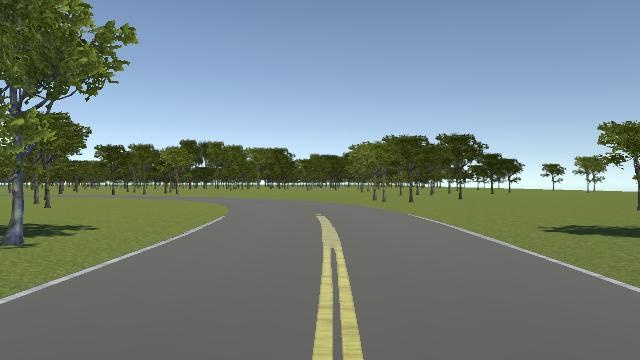
#> input picture img/_img_0.jpg, 640 x 360 px
$ python -i detectLane.py   (imports and definitions only)
#> lines starting #> are read from the running program, lines starting #| are printed output that depends on the picture; after the words box and inside, x2 and y2 are one past the last pixel; in counts of white or black regions, pixels touching at a corner belong together
import numpy as np
import cv2
import matplotlib.pyplot as plt
import matplotlib.axes as ax

def region_selection(image):
	"""
	Determine and cut the region of interest in the input image.
	Parameters:
		image: we pass here the output from canny where we have
		identified edges in the frame
	"""
	# create an array of the same size as of the input image
	mask = np.zeros_like(image)
	# if you pass an image with more then one channel
	if len(image.shape) > 2:
		channel_count = image.shape[2]
		ignore_mask_color = (255,) * channel_count
	# our image only has one channel so it will go under "else"
	else:
		# color of the mask polygon (white)
		ignore_mask_color = 255
	# creating a polygon to focus only on the road in the picture
	# we have created this polygon in accordance to how the camera was placed
	rows, cols = image.shape[:2]
	bottom_left = [cols * 0, rows * 1]
	top_left	 = [cols * 0, rows * 0.62]
	bottom_right = [cols * 1, rows * 1]
	top_right = [cols * 1, rows * 0.62]
	vertices = np.array([[bottom_left, top_left, top_right, bottom_right]], dtype=np.int32)
	# filling the polygon with white color and generating the final mask
	cv2.fillPoly(mask, vertices, ignore_mask_color)
	# performing Bitwise AND on the input image and mask to get only the edges on the road
	masked_image = cv2.bitwise_and(image, mask)
	return masked_image

def hough_transform(image):
	"""
	Determine and cut the region of interest in the input image.
	Parameter:
		image: grayscale image which should be an output from the edge detector
	"""
	# Distance resolution of the accumulator in pixels.
	rho = 1
	# Angle resolution of the accumulator in radians.
	theta = np.pi/180
	# Only lines that are greater than threshold will be returned.
	threshold = 20
	# Line segments shorter than that are rejected.
	minLineLength = 20
	# Maximum allowed gap between points on the same line to link them
	maxLineGap = 500
	# function returns an array containing dimensions of straight lines
	# appearing in the input image
	return cv2.HoughLinesP(image, rho = rho, theta = theta, threshold = threshold,
						minLineLength = minLineLength, maxLineGap = maxLineGap)

def average_slope_intercept(lines):
	"""
	Find the slope and intercept of the left and right lanes of each image.
	Parameters:
		lines: output from Hough Transform
	"""
	left_lines = [] #(slope, intercept)
	left_weights = [] #(length,)
	right_lines = [] #(slope, intercept)
	right_weights = [] #(length,)
	mid_line = []
	mid_weights =[]
	for line in lines:
		for x1, y1, x2, y2 in line:
			if x1 == x2:
				continue
			# calculating slope of a line
			slope = (y2 - y1) / (x2 - x1)
			# calculating intercept of a line
			intercept = y1 - (slope * x1)
			# calculating length of a line
			length = np.sqrt(((y2 - y1) ** 2) + ((x2 - x1) ** 2))
			# slope of left lane is negative and for right lane slope is positive
			left_lines.append((slope, intercept))
			left_weights.append((length))
			# [6 lines of commented-out code are left out]
	left_lane = np.dot(left_weights, left_lines) / np.sum(left_weights) if len(left_weights) > 0 else None
	right_lane = np.dot(right_weights, right_lines) / np.sum(right_weights) if len(right_weights) > 0 else None
	return left_lane, right_lane

def pixel_points(y1, y2, line):
	"""
	Converts the slope and intercept of each line into pixel points.
		Parameters:
			y1: y-value of the line's starting point.
			y2: y-value of the line's end point.
			line: The slope and intercept of the line.
	"""
	if line is None:
		return None
	slope, intercept = line
	x1 = int((y1 - intercept)/slope)
	x2 = int((y2 - intercept)/slope)
	y1 = int(y1)
	y2 = int(y2)
	return ((x1, y1), (x2, y2))

def lane_lines(image, lines):
	"""
	Create full lenght lines from pixel points.
		Parameters:
			image: The input test image.
			lines: The output lines from Hough Transform.
	"""
	left_lane, right_lane = average_slope_intercept(lines)
	y1 = image.shape[0]
	y2 = y1 * 0.6
	left_line = pixel_points(y1, y2, left_lane)
	right_line = pixel_points(y1, y2, right_lane)
	return left_line, right_line


def draw_lane_lines(image, lines, color=[255, 0, 0], thickness=12):
	"""
	Draw lines onto the input image.
		Parameters:
			image: The input test image (video frame in our case).
			lines: The output lines from Hough Transform.
			color (Default = red): Line color.
			thickness (Default = 12): Line thickness.
	"""
	line_image = np.zeros_like(image)
	for line in lines:
		if line is not None:
			cv2.line(line_image, *line, color, thickness)
	return cv2.addWeighted(image, 1.0, line_image, 1.0, 0.0)

def frame_processor(image):
	"""
	Process the input frame to detect lane lines.
	Parameters:
		image: image of a road where one wants to detect lane lines
		(we will be passing frames of video to this function)
	"""
	# convert the RGB image to Gray scale
	grayscale = cv2.cvtColor(image, cv2.COLOR_BGR2GRAY)
	# applying gaussian Blur which removes noise from the image
	# and focuses on our region of interest
	# size of gaussian kernel
	kernel_size = 9
	# Applying gaussian blur to remove noise from the frames
	blur = cv2.GaussianBlur(grayscale, (kernel_size, kernel_size), 0)
	# first threshold for the hysteresis procedure
	low_t = 60
	# second threshold for the hysteresis procedure
	high_t = 160
	# applying canny edge detection and save edges in a variable
	edges = cv2.Canny(blur, low_t, high_t)
	# since we are getting too many edges from our image, we apply
	# a mask polygon to only focus on the road
	# Will explain Region selection in detail in further steps
	region = region_selection(edges)


	dilation_kernel = np.ones((9, 9), np.uint8)
	erosion_kernel = np.ones((5, 5), np.uint8)
	dilation = cv2.dilate(region,dilation_kernel,iterations = 4)
	erosion = cv2.erode(dilation, erosion_kernel, iterations=7)

	contours, hierarchy = cv2.findContours(erosion,
    cv2.RETR_EXTERNAL, cv2.CHAIN_APPROX_NONE)
	cv2.drawContours(image, contours, -1, (0, 255, 0), 3)


	# Applying hough transform to get straight lines from our image
	# and find the lane lines
	# Will explain Hough Transform in detail in further steps
	hough = hough_transform(erosion)
	#lastly we draw the lines on our resulting frame and return it as output
	result = draw_lane_lines(image, lane_lines(image, hough))
	return image

# [7 lines of commented-out code are left out]

>>> import cv2
>>> picture = cv2.imread('img/_img_0.jpg')
#> picture is the input picture: shape (360, 640, 3); mean B, G, R 128.6, 130.6, 116.7
>>> result = frame_processor(picture)
#> in frame_processor, `blur = cv2.GaussianBlur(grayscale, (kernel_size, kernel_size), 0)`:
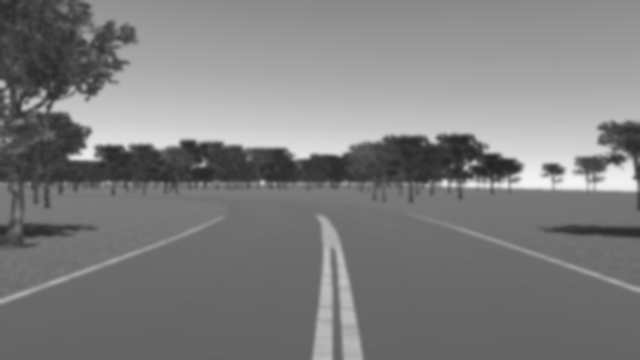
#> blur: shape (360, 640); min 36, max 245, mean 126.2
#> in frame_processor, `edges = cv2.Canny(blur, low_t, high_t)`:
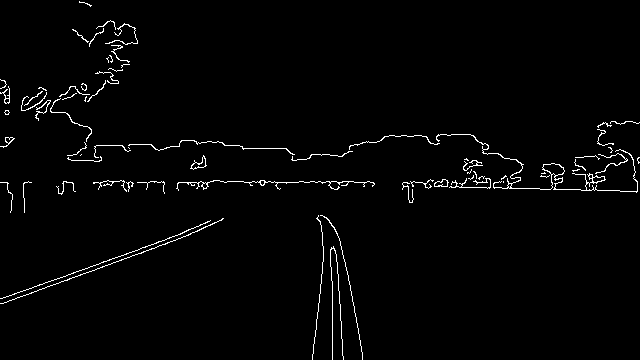
#> edges: shape (360, 640); 1.9% white in thin lines or dots
#> in region_selection, `cv2.fillPoly(mask, vertices, ignore_mask_color)`:
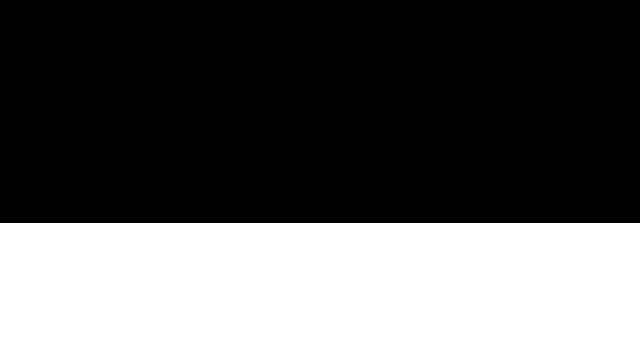
#> mask: shape (360, 640); 38.1% white; 1 white region, box (x1, y1, x2, y2) and area: (0, 223, 640, 360) 87680
#> in region_selection, `masked_image = cv2.bitwise_and(image, mask)`: masked_image: shape (360, 640); 0.42% white in thin lines or dots, all inside (x1, y1, x2, y2) = (0, 223, 363, 360)
#> in frame_processor, `dilation = cv2.dilate(region,dilation_kernel,iterations = 4)`:
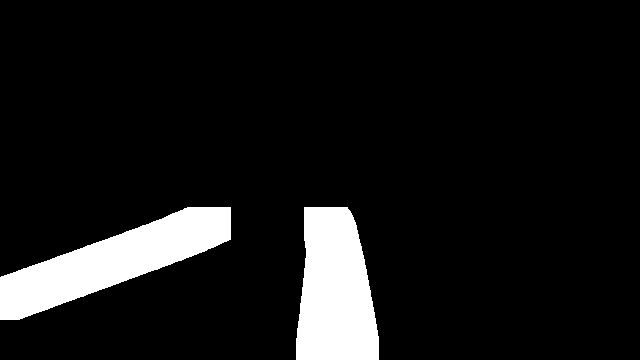
#> dilation: shape (360, 640); 9.2% white; 2 white regions, box (x1, y1, x2, y2) and area: (0, 207, 231, 320) 11030, (296, 207, 379, 360) 10181
#> in frame_processor, `erosion = cv2.erode(dilation, erosion_kernel, iterations=7)`:
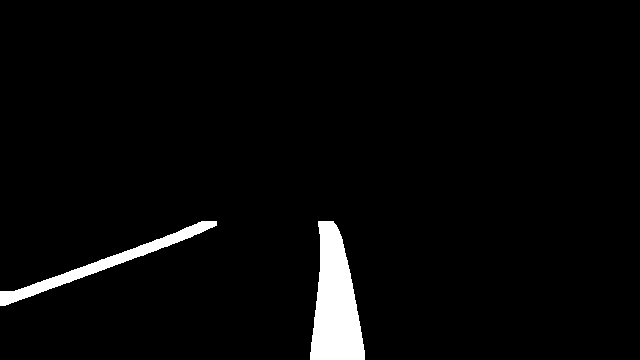
#> erosion: shape (360, 640); 3.2% white; 2 white regions
#> in frame_processor, `contours, hierarchy = cv2.findContours(erosion, cv2.RETR_EXTERNAL, cv2..`: contours = 2 contours; box (x1, y1, x2, y2) and area: (310, 221, 365, 360) 4898, (0, 221, 217, 306) 2166
#> in frame_processor, `hough = hough_transform(erosion)`: hough = 54 rows, first 6: [0, 296, 216, 225], [319, 221, 353, 359], [0, 302, 192, 236], [0, 303, 177, 242], [327, 359, 329, 221], [0, 298, 201, 232]
#> the loop in average_slope_intercept, `for line in lines:` made 54 passes
#> line on passes 1 to 12: [[0, 296, 216, 225]], [[319, 221, 353, 359]], [[0, 302, 192, 236]], [[0, 303, 177, 242]], [[327, 359, 329, 221]], [[0, 298, 201, 232]], [[0, 295, 215, 225]], [[333, 221, 355, 359]], [[0, 294, 213, 221]], [[320, 244, 350, 359]], [[315, 359, 322, 221]], [[338, 229, 359, 359]]
#> after the loop in average_slope_intercept, `for line in lines:`: left_lines = 52 pairs, first value -86 to 46, second value -15005 to 28567; left_weights = 52 values, max 227.4 at index 0, min 42.05 at index 37, mean 144.6
#> in average_slope_intercept, `left_lane = np.dot(left_weights, left_lines) / np.sum(left_weights) if..`: left_lane = [-4.12, 1538.5]
#> in pixel_points, `slope, intercept = line`: slope = -4.12; intercept = 1538.5
#> in pixel_points, `x1 = int((y1 - intercept)/slope)`: x1 = 286
#> in pixel_points, `x2 = int((y2 - intercept)/slope)`: x2 = 321
#> in lane_lines, `left_line = pixel_points(y1, y2, left_lane)`: left_line = ((286, 360), (321, 216))
#> in draw_lane_lines, `line_image = np.zeros_like(image)`: line_image: shape (360, 640, 3); every value is 0
#> the loop in draw_lane_lines, `for line in lines:` made 2 passes
#> line on passes 1 to 2: ((286, 360), (321, 216)), None
#> after the loop in draw_lane_lines, `for line in lines:`:
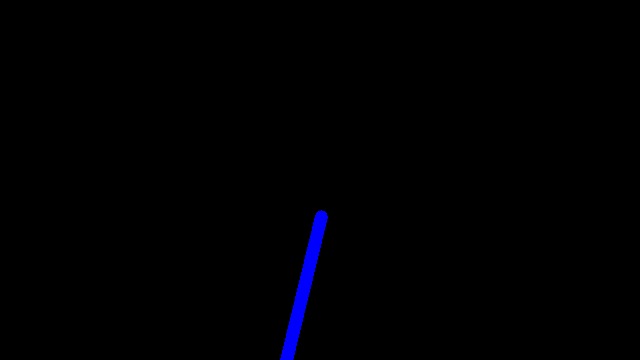
#> line_image: shape (360, 640, 3); mean B, G, R 2.2, 0, 0
#> in draw_lane_lines, `return cv2.addWeighted(image, 1.0, line_image, 1.0, 0.0)`:
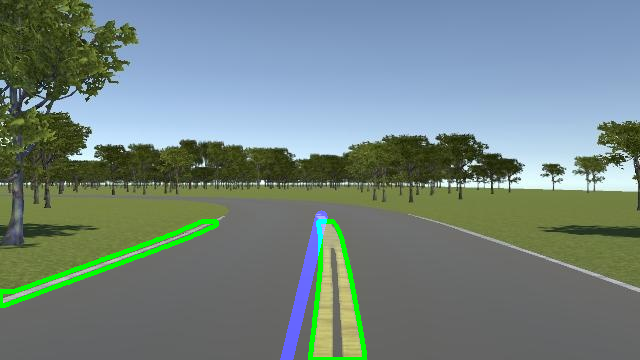
#> returned value: shape (360, 640, 3); mean of channels 0, 1, 2 128.4, 132.9, 114.8; drawn as B, G, R

$ run again, on img/_img_1.jpg
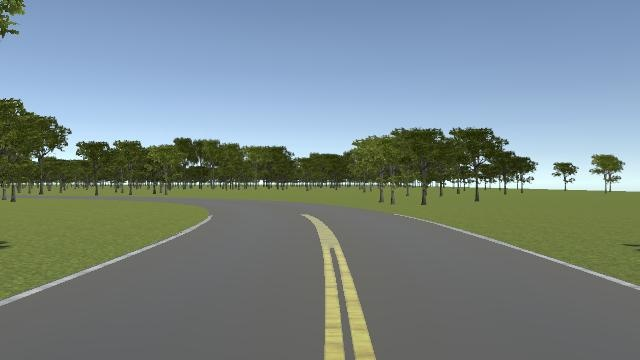
#> input picture img/_img_1.jpg, 640 x 360 px
#> picture is the input picture: shape (360, 640, 3); mean B, G, R 136.3, 135.3, 120.6
#> edges: shape (360, 640); 1.7% white in thin lines or dots
#> mask: shape (360, 640); 38.1% white; 1 white region, box (x1, y1, x2, y2) and area: (0, 223, 640, 360) 87680
#> masked_image: shape (360, 640); 0.43% white in thin lines or dots, all inside (x1, y1, x2, y2) = (0, 223, 376, 360)
#> dilation: shape (360, 640); 9.3% white; 2 white regions, box (x1, y1, x2, y2) and area: (0, 207, 223, 322) 10826, (296, 207, 392, 360) 10540
#> erosion: shape (360, 640); 3.2% white; 2 white regions
#> contours = 2 contours; box (x1, y1, x2, y2) and area: (310, 221, 378, 360) 4934, (0, 221, 209, 308) 2152
#> hough = 57 rows, first 6: [0, 302, 208, 222], [310, 222, 373, 359], [351, 268, 374, 359], [4, 307, 208, 225], [0, 299, 203, 221], [324, 221, 326, 359]
#> the loop in average_slope_intercept, `for line in lines:` made 57 passes
#> after the loop in average_slope_intercept, `for line in lines:`: left_lines = 54 pairs, first value -27.5 to 69, second value -22135 to 9510.5; left_weights = 54 values, max 224.3 at index 28, min 32.31 at index 48, mean 133
#> in average_slope_intercept, `left_lane = np.dot(left_weights, left_lines) / np.sum(left_weights) if..`: left_lane = [7.43, -2214.8]
#> slope = 7.43; intercept = -2214.8
#> x1 = 346
#> x2 = 327
#> left_line = ((346, 360), (327, 216))
#> the loop in draw_lane_lines, `for line in lines:` made 2 passes
#> line on passes 1 to 2: ((346, 360), (327, 216)), None
#> after the loop in draw_lane_lines, `for line in lines:`:
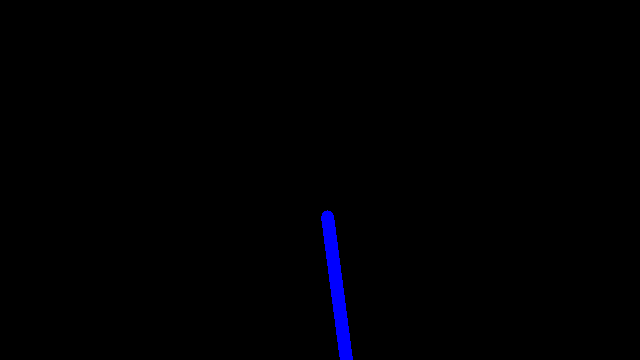
#> line_image: shape (360, 640, 3); mean B, G, R 2.2, 0, 0
#> in draw_lane_lines, `return cv2.addWeighted(image, 1.0, line_image, 1.0, 0.0)`:
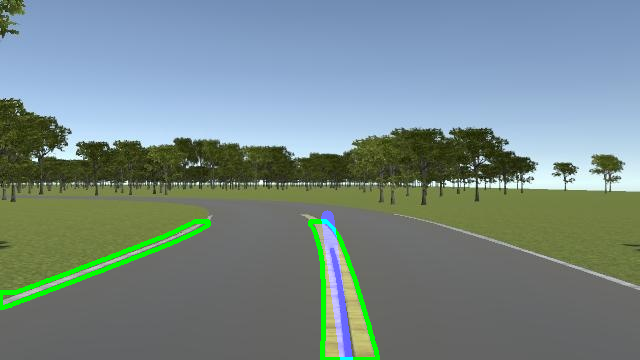
#> returned value: shape (360, 640, 3); mean of channels 0, 1, 2 136, 137.6, 118.8; drawn as B, G, R

$ run again, on img/_img_10.jpg
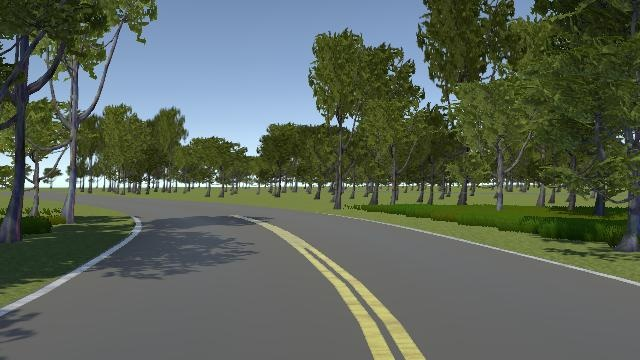
#> input picture img/_img_10.jpg, 640 x 360 px
#> picture is the input picture: shape (360, 640, 3); mean B, G, R 88.4, 100.8, 91.2
#> edges: shape (360, 640); 3% white in thin lines or dots
#> mask: shape (360, 640); 38.1% white; 1 white region, box (x1, y1, x2, y2) and area: (0, 223, 640, 360) 87680
#> masked_image: shape (360, 640); 0.69% white in thin lines or dots, all inside (x1, y1, x2, y2) = (0, 223, 613, 360)
#> dilation: shape (360, 640); 13.5% white; 3 white regions, box (x1, y1, x2, y2) and area: (239, 207, 442, 360) 14100, (0, 207, 158, 332) 9875, (440, 207, 629, 265) 7145
#> erosion: shape (360, 640); 4.3% white; 3 white regions
#> contours = 3 contours; box (x1, y1, x2, y2) and area: (253, 221, 428, 360) 5593, (0, 221, 144, 318) 2826, (454, 221, 615, 251) 845
#> hough = 99 rows, first 6: [255, 221, 426, 354], [266, 221, 414, 337], [253, 222, 427, 358], [3, 317, 143, 222], [259, 221, 415, 339], [6, 316, 143, 231]
#> the loop in average_slope_intercept, `for line in lines:` made 99 passes
#> after the loop in average_slope_intercept, `for line in lines:`: left_lines = 99 pairs, first value -0.837 to 1, second value -32 to 329; left_weights = 99 values, max 351.7 at index 63, min 28.44 at index 88, mean 149.2
#> in average_slope_intercept, `left_lane = np.dot(left_weights, left_lines) / np.sum(left_weights) if..`: left_lane = [0.277, 141.7]
#> slope = 0.277; intercept = 141.7
#> x1 = 789
#> x2 = 268
#> left_line = ((789, 360), (268, 216))
#> the loop in draw_lane_lines, `for line in lines:` made 2 passes
#> line on passes 1 to 2: ((789, 360), (268, 216)), None
#> after the loop in draw_lane_lines, `for line in lines:`:
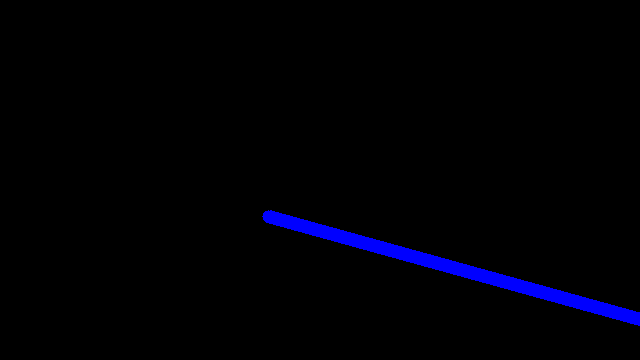
#> line_image: shape (360, 640, 3); mean B, G, R 5.7, 0, 0
#> in draw_lane_lines, `return cv2.addWeighted(image, 1.0, line_image, 1.0, 0.0)`:
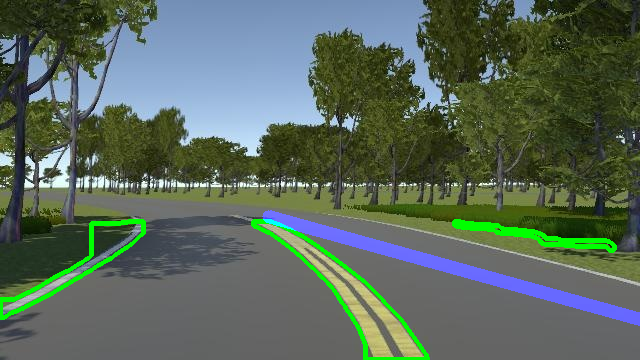
#> returned value: shape (360, 640, 3); mean of channels 0, 1, 2 90.1, 104.4, 89.1; drawn as B, G, R

$ run again, on img/_img_11.jpg
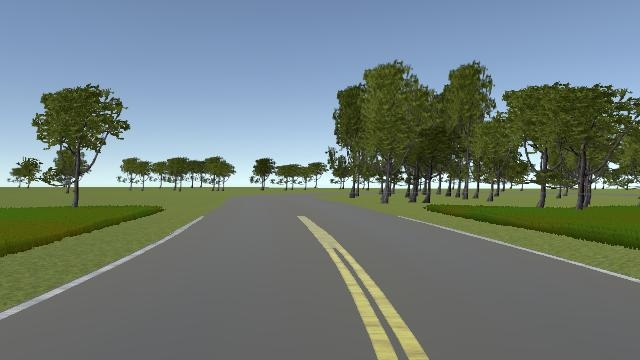
#> input picture img/_img_11.jpg, 640 x 360 px
#> picture is the input picture: shape (360, 640, 3); mean B, G, R 120.6, 124.6, 111.3
#> edges: shape (360, 640); 2.5% white in thin lines or dots, all inside (x1, y1, x2, y2) = (0, 60, 640, 360)
#> mask: shape (360, 640); 38.1% white; 1 white region, box (x1, y1, x2, y2) and area: (0, 223, 640, 360) 87680
#> masked_image: shape (360, 640); 0.57% white in thin lines or dots, all inside (x1, y1, x2, y2) = (0, 223, 429, 360)
#> dilation: shape (360, 640); 10.3% white; 2 white regions, box (x1, y1, x2, y2) and area: (287, 207, 445, 360) 12577, (0, 207, 213, 335) 11053
#> erosion: shape (360, 640); 3.5% white; 2 white regions
#> contours = 2 contours; box (x1, y1, x2, y2) and area: (301, 221, 431, 360) 5328, (0, 221, 199, 321) 2318
#> hough = 73 rows, first 6: [308, 221, 406, 319], [1, 320, 179, 237], [301, 224, 426, 349], [312, 238, 430, 356], [0, 315, 198, 222], [334, 268, 425, 359]
#> the loop in average_slope_intercept, `for line in lines:` made 73 passes
#> after the loop in average_slope_intercept, `for line in lines:`: left_lines = 73 pairs, first value -0.471 to 1.74, second value -298.8 to 342.5; left_weights = 73 values, max 218.8 at index 4, min 25.24 at index 57, mean 120.3
#> in average_slope_intercept, `left_lane = np.dot(left_weights, left_lines) / np.sum(left_weights) if..`: left_lane = [0.604, 30.17]
#> slope = 0.604; intercept = 30.17
#> x1 = 546
#> x2 = 307
#> left_line = ((546, 360), (307, 216))
#> the loop in draw_lane_lines, `for line in lines:` made 2 passes
#> line on passes 1 to 2: ((546, 360), (307, 216)), None
#> in draw_lane_lines, `return cv2.addWeighted(image, 1.0, line_image, 1.0, 0.0)`:
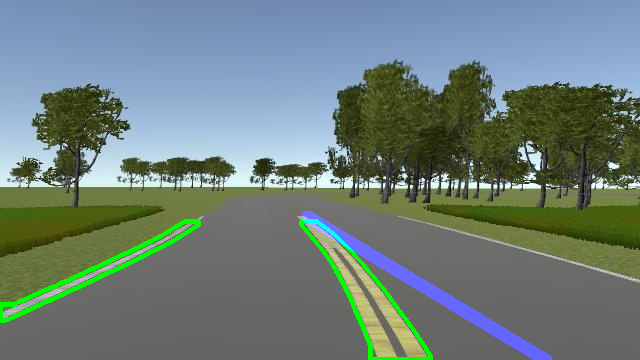
#> returned value: shape (360, 640, 3); mean of channels 0, 1, 2 121.5, 126.9, 109.6; drawn as B, G, R
